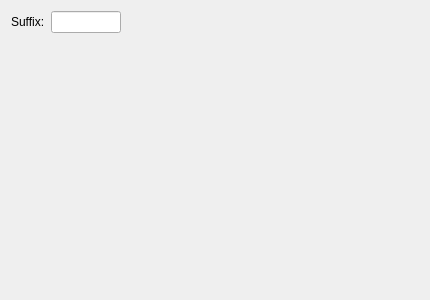
<?xml version="1.0" encoding="UTF-8"?>
<ui version="4.0">
 <class>WAVEWidgetUI</class>
 <widget class="QWidget" name="WAVEWidgetUI">
  <property name="geometry">
   <rect>
    <x>0</x>
    <y>0</y>
    <width>430</width>
    <height>300</height>
   </rect>
  </property>
  <property name="minimumSize">
   <size>
    <width>430</width>
    <height>300</height>
   </size>
  </property>
  <property name="windowTitle">
   <string>Form</string>
  </property>
  <layout class="QGridLayout" name="gridLayout">
   <item row="0" column="0">
    <layout class="QHBoxLayout" name="horizontalLayout">
     <item>
      <widget class="QLabel" name="label_suffix">
       <property name="sizePolicy">
        <sizepolicy hsizetype="Preferred" vsizetype="Fixed">
         <horstretch>0</horstretch>
         <verstretch>0</verstretch>
        </sizepolicy>
       </property>
       <property name="text">
        <string>Suffix:</string>
       </property>
      </widget>
     </item>
     <item>
      <widget class="KLineEdit" name="klineedit_suffix">
       <property name="sizePolicy">
        <sizepolicy hsizetype="Fixed" vsizetype="Fixed">
         <horstretch>30</horstretch>
         <verstretch>0</verstretch>
        </sizepolicy>
       </property>
       <property name="maximumSize">
        <size>
         <width>70</width>
         <height>16777215</height>
        </size>
       </property>
      </widget>
     </item>
     <item>
      <spacer name="horizontalSpacer">
       <property name="orientation">
        <enum>Qt::Horizontal</enum>
       </property>
       <property name="sizeHint" stdset="0">
        <size>
         <width>40</width>
         <height>20</height>
        </size>
       </property>
      </spacer>
     </item>
    </layout>
   </item>
   <item row="1" column="0">
    <spacer name="verticalSpacer">
     <property name="orientation">
      <enum>Qt::Vertical</enum>
     </property>
     <property name="sizeHint" stdset="0">
      <size>
       <width>20</width>
       <height>2</height>
      </size>
     </property>
    </spacer>
   </item>
  </layout>
 </widget>
 <customwidgets>
  <customwidget>
   <class>KLineEdit</class>
   <extends>QLineEdit</extends>
   <header>klineedit.h</header>
  </customwidget>
 </customwidgets>
 <resources/>
 <connections/>
</ui>
